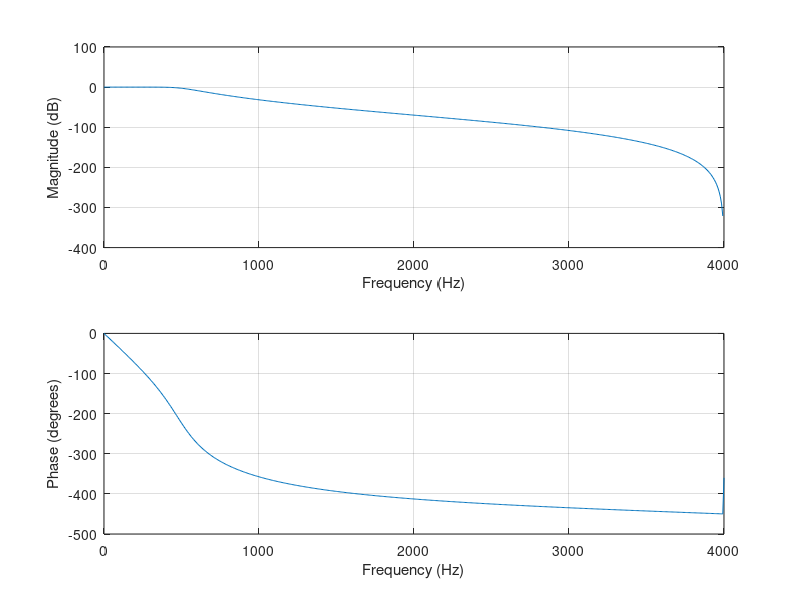
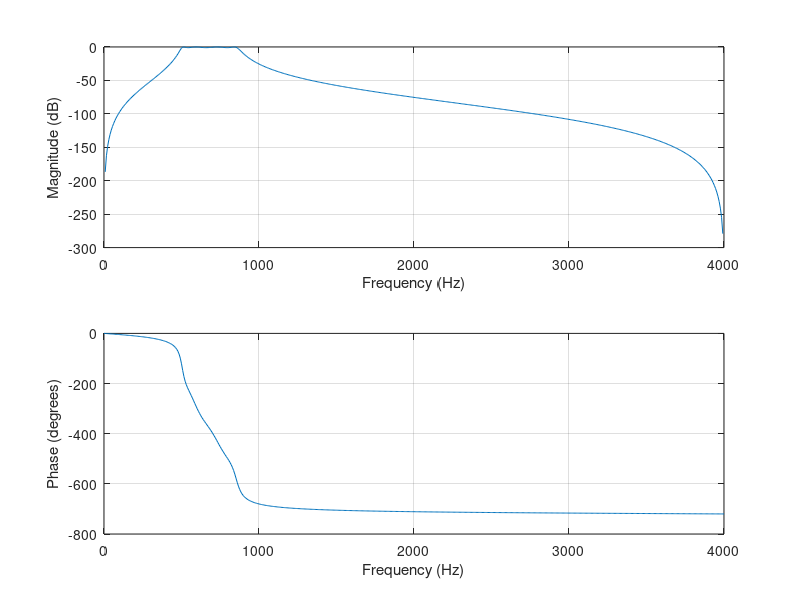
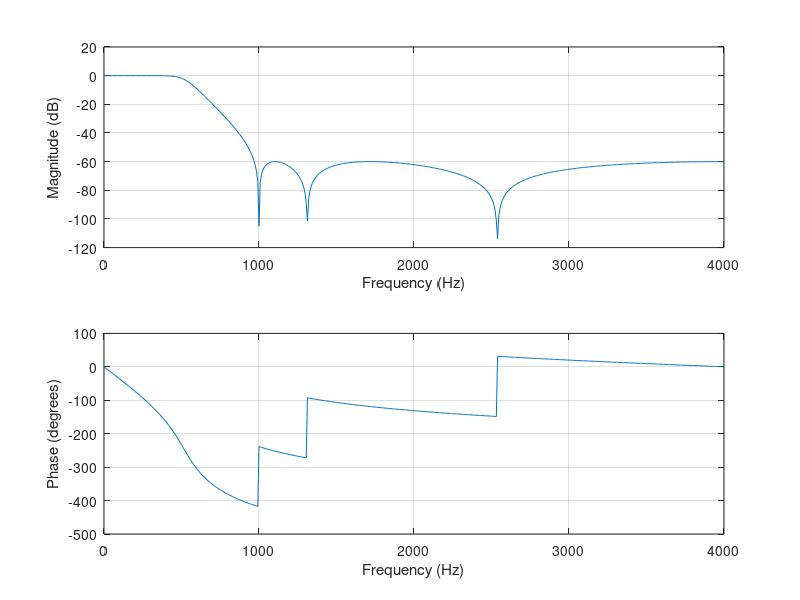
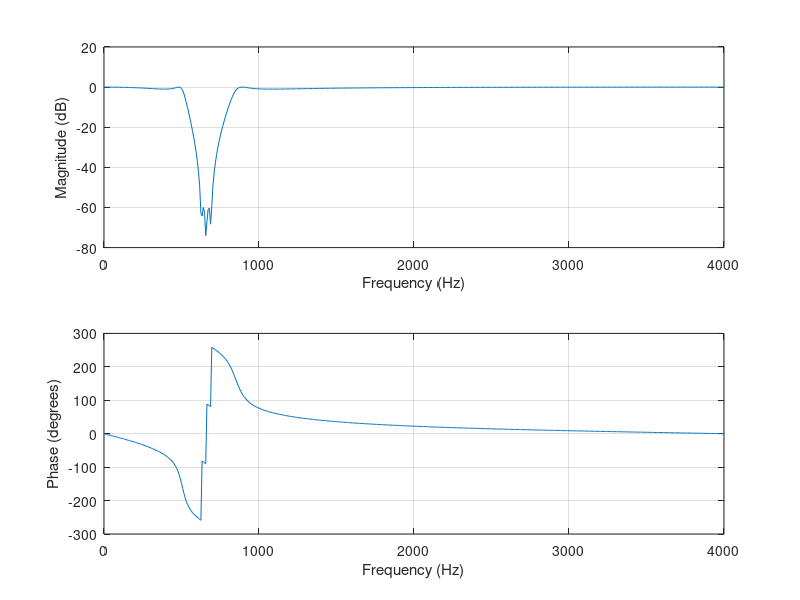

The MATLAB source for these figures, in order:
clc ;
clear all;
close all;

Wc = 800;
FS = 8000;
wc = 2*pi*Wc/FS;
T = 1;

[a,b] = butter(5,0.4,'s');                  % Lowpass Butterworth
figure(1)
[ad, bd] = bilinear(a, b, T);
freqz(ad,bd,512,8000);

[a,b] = cheby1(4,1,[0.4 0.7],'s');          % Bandpass Chebyshev Type I
figure(2)
[ad, bd] = bilinear(a, b, T);
freqz(ad,bd,512,8000);

[a,b] = cheby2(6,60,0.8,'s');               % Highpass Chebyshev Type II
figure(3)
[ad, bd] = bilinear(a, b, T);
freqz(ad,bd,512,8000);

[a,b] = ellip(3,1,60,[0.4 0.7],'stop','s');   % Bandstop elliptic
figure(4)
[ad, bd] = bilinear(a, b, T);
freqz(ad,bd,512,8000);

